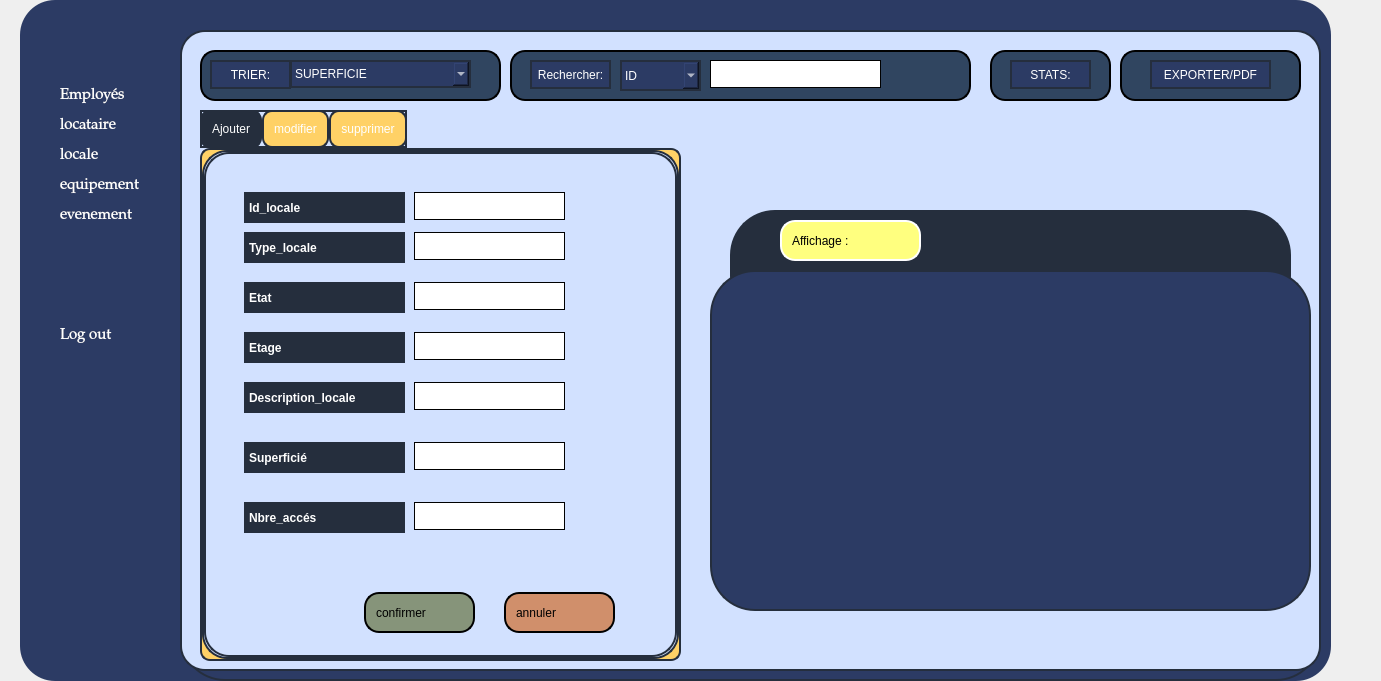
<?xml version="1.0" encoding="UTF-8"?>
<ui version="4.0">
 <class>Glocal</class>
 <widget class="QWidget" name="Glocal">
  <property name="geometry">
   <rect>
    <x>0</x>
    <y>0</y>
    <width>1381</width>
    <height>681</height>
   </rect>
  </property>
  <property name="windowTitle">
   <string>Glocal</string>
  </property>
  <widget class="QFrame" name="frame1">
   <property name="geometry">
    <rect>
     <x>20</x>
     <y>0</y>
     <width>1311</width>
     <height>681</height>
    </rect>
   </property>
   <property name="styleSheet">
    <string notr="true">background-color: rgb(44, 59, 100);
border-radius: 35px;</string>
   </property>
   <property name="frameShape">
    <enum>QFrame::Shape::StyledPanel</enum>
   </property>
   <property name="frameShadow">
    <enum>QFrame::Shadow::Raised</enum>
   </property>
   <widget class="QPushButton" name="pushButton_Emp">
    <property name="geometry">
     <rect>
      <x>40</x>
      <y>80</y>
      <width>81</width>
      <height>31</height>
     </rect>
    </property>
    <property name="styleSheet">
     <string notr="true">border: none;
background: transparent;
color: white;
font-size: 15px;
font-family: Palatino Linotype;
text-align: left;</string>
    </property>
    <property name="text">
     <string>Employés</string>
    </property>
   </widget>
   <widget class="QPushButton" name="pushButton_Frs">
    <property name="geometry">
     <rect>
      <x>40</x>
      <y>140</y>
      <width>91</width>
      <height>31</height>
     </rect>
    </property>
    <property name="styleSheet">
     <string notr="true">border: none;
background: transparent;
color: white;
font-size: 15px;
font-family: Palatino Linotype;
text-align: left;</string>
    </property>
    <property name="text">
     <string>locale</string>
    </property>
   </widget>
   <widget class="QPushButton" name="pushButton_Clt">
    <property name="geometry">
     <rect>
      <x>40</x>
      <y>110</y>
      <width>81</width>
      <height>31</height>
     </rect>
    </property>
    <property name="styleSheet">
     <string notr="true">border: none;
background: transparent;
color: white;
font-size: 15px;
font-family: Palatino Linotype;
text-align: left;</string>
    </property>
    <property name="text">
     <string>locataire</string>
    </property>
   </widget>
   <widget class="QPushButton" name="pushButton_Prod">
    <property name="geometry">
     <rect>
      <x>40</x>
      <y>170</y>
      <width>81</width>
      <height>31</height>
     </rect>
    </property>
    <property name="styleSheet">
     <string notr="true">border: none;
background: transparent;
color: white;
font-size: 15px;
font-family: Palatino Linotype;
text-align: left;</string>
    </property>
    <property name="text">
     <string>equipement</string>
    </property>
   </widget>
   <widget class="QPushButton" name="pushButton_Promo">
    <property name="geometry">
     <rect>
      <x>40</x>
      <y>200</y>
      <width>91</width>
      <height>31</height>
     </rect>
    </property>
    <property name="styleSheet">
     <string notr="true">border: none;
background: transparent;
color: white;
font-size: 15px;
font-family: Palatino Linotype;
text-align: left;</string>
    </property>
    <property name="text">
     <string>evenement</string>
    </property>
   </widget>
   <widget class="QPushButton" name="pushButton_Out">
    <property name="geometry">
     <rect>
      <x>40</x>
      <y>320</y>
      <width>61</width>
      <height>31</height>
     </rect>
    </property>
    <property name="styleSheet">
     <string notr="true">border: none;
background: transparent;
color: white;
font-size: 15px;
font-family: Palatino Linotype;
text-align: left;</string>
    </property>
    <property name="text">
     <string>Log out</string>
    </property>
   </widget>
   <widget class="QPushButton" name="pushButton_iconPromo">
    <property name="geometry">
     <rect>
      <x>20</x>
      <y>200</y>
      <width>21</width>
      <height>31</height>
     </rect>
    </property>
    <property name="styleSheet">
     <string notr="true">border: none;
background: transparent;
image: url(:/resources/icone1.png);
</string>
    </property>
    <property name="text">
     <string/>
    </property>
   </widget>
   <widget class="QPushButton" name="pushButton_iconCmd">
    <property name="geometry">
     <rect>
      <x>21</x>
      <y>231</y>
      <width>20</width>
      <height>21</height>
     </rect>
    </property>
    <property name="styleSheet">
     <string notr="true">border: none;
background: transparent;
image: url(:/resources/icone4.png);
</string>
    </property>
    <property name="text">
     <string/>
    </property>
   </widget>
   <widget class="QPushButton" name="pushButton_iconOut">
    <property name="geometry">
     <rect>
      <x>20</x>
      <y>320</y>
      <width>20</width>
      <height>31</height>
     </rect>
    </property>
    <property name="styleSheet">
     <string notr="true">border: none;
background: transparent;
image: url(:/resources/icone7.png);
</string>
    </property>
    <property name="text">
     <string/>
    </property>
   </widget>
   <widget class="QGroupBox" name="groupBox_2">
    <property name="geometry">
     <rect>
      <x>160</x>
      <y>30</y>
      <width>1141</width>
      <height>651</height>
     </rect>
    </property>
    <property name="styleSheet">
     <string notr="true"> border: 2px solid rgb(37, 46, 61); ;
 border-radius: 45px;
color :rgb(255, 255, 255);</string>
    </property>
    <property name="title">
     <string/>
    </property>
    <widget class="QLineEdit" name="lineEdit_7">
     <property name="geometry">
      <rect>
       <x>330</x>
       <y>20</y>
       <width>461</width>
       <height>51</height>
      </rect>
     </property>
     <property name="styleSheet">
      <string notr="true">border: 2px solid ;
    border-radius: 15px;
background-color: rgb(48, 69, 96);

text-align:left;</string>
     </property>
     <property name="text">
      <string/>
     </property>
    </widget>
    <widget class="QLineEdit" name="lineEdit_12">
     <property name="geometry">
      <rect>
       <x>20</x>
       <y>20</y>
       <width>301</width>
       <height>51</height>
      </rect>
     </property>
     <property name="styleSheet">
      <string notr="true">border: 2px solid ;
    border-radius: 15px;
background-color: rgb(48, 69, 96);

text-align:left;</string>
     </property>
     <property name="text">
      <string/>
     </property>
    </widget>
    <widget class="QWidget" name="widget_5" native="true">
     <property name="geometry">
      <rect>
       <x>550</x>
       <y>180</y>
       <width>561</width>
       <height>111</height>
      </rect>
     </property>
     <property name="styleSheet">
      <string notr="true">background-color: rgb(37, 46, 61);</string>
     </property>
     <widget class="QPushButton" name="pushButton_6">
      <property name="geometry">
       <rect>
        <x>50</x>
        <y>10</y>
        <width>141</width>
        <height>41</height>
       </rect>
      </property>
      <property name="styleSheet">
       <string notr="true">background-color:rgb(255, 255, 127);
font: 700 11pt &quot;Segoe UI&quot;;
 color: rgb(0, 0, 0);
    border: 2px solid white;
    border-radius: 15px;
    padding: 10px;
text-align:left;</string>
      </property>
      <property name="text">
       <string>Affichage :</string>
      </property>
     </widget>
    </widget>
    <widget class="QTableView" name="tableView">
     <property name="geometry">
      <rect>
       <x>530</x>
       <y>240</y>
       <width>601</width>
       <height>341</height>
      </rect>
     </property>
     <property name="styleSheet">
      <string notr="true">background-color: rgb(44, 59, 100);
</string>
     </property>
    </widget>
    <widget class="QLineEdit" name="linerech">
     <property name="geometry">
      <rect>
       <x>530</x>
       <y>30</y>
       <width>171</width>
       <height>28</height>
      </rect>
     </property>
     <property name="styleSheet">
      <string notr="true">background-color: rgb(255, 255, 255);
border:1px solid black;
</string>
     </property>
    </widget>
    <widget class="QComboBox" name="comboBox">
     <property name="geometry">
      <rect>
       <x>110</x>
       <y>30</y>
       <width>181</width>
       <height>28</height>
      </rect>
     </property>
     <item>
      <property name="text">
       <string>SUPERFICIE</string>
      </property>
     </item>
     <item>
      <property name="text">
       <string>ETAGE</string>
      </property>
     </item>
    </widget>
    <widget class="QPushButton" name="pushButton_13">
     <property name="geometry">
      <rect>
       <x>30</x>
       <y>30</y>
       <width>81</width>
       <height>29</height>
      </rect>
     </property>
     <property name="text">
      <string>TRIER:</string>
     </property>
    </widget>
    <widget class="QLineEdit" name="lineEdit_9">
     <property name="geometry">
      <rect>
       <x>810</x>
       <y>20</y>
       <width>121</width>
       <height>51</height>
      </rect>
     </property>
     <property name="styleSheet">
      <string notr="true">border: 2px solid ;
    border-radius: 15px;
background-color: rgb(48, 69, 96);

text-align:left;</string>
     </property>
     <property name="text">
      <string/>
     </property>
    </widget>
    <widget class="QLineEdit" name="lineEdit_11">
     <property name="geometry">
      <rect>
       <x>940</x>
       <y>20</y>
       <width>181</width>
       <height>51</height>
      </rect>
     </property>
     <property name="styleSheet">
      <string notr="true">border: 2px solid ;
    border-radius: 15px;
background-color: rgb(48, 69, 96);

text-align:left;</string>
     </property>
     <property name="text">
      <string/>
     </property>
    </widget>
    <widget class="QPushButton" name="pushButton_14">
     <property name="geometry">
      <rect>
       <x>830</x>
       <y>30</y>
       <width>81</width>
       <height>29</height>
      </rect>
     </property>
     <property name="text">
      <string>STATS:</string>
     </property>
    </widget>
    <widget class="QPushButton" name="pushButton_15">
     <property name="geometry">
      <rect>
       <x>970</x>
       <y>30</y>
       <width>121</width>
       <height>29</height>
      </rect>
     </property>
     <property name="text">
      <string>EXPORTER/PDF</string>
     </property>
    </widget>
    <widget class="QComboBox" name="comboBox_2">
     <property name="geometry">
      <rect>
       <x>440</x>
       <y>30</y>
       <width>81</width>
       <height>31</height>
      </rect>
     </property>
     <item>
      <property name="text">
       <string>ID</string>
      </property>
     </item>
     <item>
      <property name="text">
       <string>NOM</string>
      </property>
     </item>
    </widget>
    <widget class="QPushButton" name="pushButton_16">
     <property name="geometry">
      <rect>
       <x>350</x>
       <y>30</y>
       <width>81</width>
       <height>29</height>
      </rect>
     </property>
     <property name="text">
      <string>Rechercher:</string>
     </property>
    </widget>
    <widget class="QFrame" name="frame">
     <property name="geometry">
      <rect>
       <x>0</x>
       <y>0</y>
       <width>1141</width>
       <height>641</height>
      </rect>
     </property>
     <property name="styleSheet">
      <string notr="true">background-color: rgb(210, 225, 255);
border-radius: 25px;</string>
     </property>
     <property name="frameShape">
      <enum>QFrame::Shape::StyledPanel</enum>
     </property>
     <property name="frameShadow">
      <enum>QFrame::Shadow::Raised</enum>
     </property>
     <widget class="QTabWidget" name="tabWidget">
      <property name="geometry">
       <rect>
        <x>20</x>
        <y>80</y>
        <width>481</width>
        <height>551</height>
       </rect>
      </property>
      <property name="styleSheet">
       <string notr="true">QTabWidget::pane {
    border: 2px solid rgb(37, 46, 61);  /* Border around content */
    background-color: rgb(255, 209, 102);  /* Pane background color updated to Pantone Fade Citrus */
    border-radius: 10px;  /* Rounded corners */
}

QTabBar::tab {
    background-color: rgb(255, 209, 102);  /* Tab background color updated */
    border: 2px solid rgb(37, 46, 61);  /* Border around tabs */
    border-radius: 10px;  /* Rounded border */
    padding: 10px;  /* Padding around tab text */
}

QTabBar::tab:selected {
    color: rgb(255,255,255);  /* Text color for selected tab */
    background-color: rgb(37, 46, 61);  /* Background color for selected tab */
}

QTabBar::tab:hover {
    background-color: rgb(200, 190, 150);  /* Slightly darker variation of Fade Citrus on hover */
   color: rgb(0, 0, 0);  /* Text color on hover */
}

QPushButton {
    background-color: #00A36C;  /* Jade Green color for button */
    color: rgb(0, 0, 0);  /* White text on button */
    border: 2px solid #006C4D;  /* Darker green border */
    border-radius: 8px;  /* Rounded corners for button */
    padding: 10px 20px;  /* Padding around text */
}

QPushButton:hover {
    background-color: #009C5B;  /* Slightly darker jade green on hover */
    border-color: #004C3F;  /* Darker border on hover */
}
</string>
      </property>
      <property name="currentIndex">
       <number>0</number>
      </property>
      <widget class="QWidget" name="tab">
       <attribute name="title">
        <string>Ajouter</string>
       </attribute>
       <widget class="QLabel" name="label">
        <property name="geometry">
         <rect>
          <x>40</x>
          <y>40</y>
          <width>161</width>
          <height>31</height>
         </rect>
        </property>
        <property name="styleSheet">
         <string notr="true">font:bold;
background-color: rgb(37, 46, 61);</string>
        </property>
        <property name="text">
         <string>Id_locale</string>
        </property>
       </widget>
       <widget class="QLineEdit" name="line1">
        <property name="geometry">
         <rect>
          <x>210</x>
          <y>40</y>
          <width>151</width>
          <height>28</height>
         </rect>
        </property>
        <property name="styleSheet">
         <string notr="true">background-color: rgb(255, 255, 255);
border:1px solid black;
color: rgb(0, 0, 0);</string>
        </property>
        <property name="text">
         <string/>
        </property>
       </widget>
       <widget class="QLabel" name="label_5">
        <property name="geometry">
         <rect>
          <x>40</x>
          <y>80</y>
          <width>161</width>
          <height>31</height>
         </rect>
        </property>
        <property name="styleSheet">
         <string notr="true">font:bold;
background-color: rgb(37, 46, 61);</string>
        </property>
        <property name="text">
         <string>Type_locale</string>
        </property>
       </widget>
       <widget class="QLineEdit" name="line2">
        <property name="geometry">
         <rect>
          <x>210</x>
          <y>80</y>
          <width>151</width>
          <height>28</height>
         </rect>
        </property>
        <property name="styleSheet">
         <string notr="true">background-color: rgb(255, 255, 255);
border:1px solid black;
color: rgb(0, 0, 0);</string>
        </property>
       </widget>
       <widget class="QLineEdit" name="line3">
        <property name="geometry">
         <rect>
          <x>210</x>
          <y>130</y>
          <width>151</width>
          <height>28</height>
         </rect>
        </property>
        <property name="styleSheet">
         <string notr="true">border:1px solid black;
background-color: rgb(255, 255, 255);
color: rgb(0, 0, 0);
</string>
        </property>
       </widget>
       <widget class="QLineEdit" name="line4">
        <property name="geometry">
         <rect>
          <x>210</x>
          <y>180</y>
          <width>151</width>
          <height>28</height>
         </rect>
        </property>
        <property name="styleSheet">
         <string notr="true">border:1px solid black;
background-color: rgb(255, 255, 255);
color: rgb(0, 0, 0);
</string>
        </property>
       </widget>
       <widget class="QLineEdit" name="line5">
        <property name="geometry">
         <rect>
          <x>210</x>
          <y>230</y>
          <width>151</width>
          <height>28</height>
         </rect>
        </property>
        <property name="styleSheet">
         <string notr="true">border:1px solid black;
background-color: rgb(255, 255, 255);
color: rgb(0, 0, 0);</string>
        </property>
       </widget>
       <widget class="QLineEdit" name="line6">
        <property name="geometry">
         <rect>
          <x>210</x>
          <y>290</y>
          <width>151</width>
          <height>28</height>
         </rect>
        </property>
        <property name="styleSheet">
         <string notr="true">border:1px solid black;
background-color: rgb(255, 255, 255);
color: rgb(0, 0, 0);</string>
        </property>
       </widget>
       <widget class="QLineEdit" name="line7">
        <property name="geometry">
         <rect>
          <x>210</x>
          <y>350</y>
          <width>151</width>
          <height>28</height>
         </rect>
        </property>
        <property name="styleSheet">
         <string notr="true">border:1px solid black;
background-color: rgb(255, 255, 255);
color: rgb(0, 0, 0);
</string>
        </property>
       </widget>
       <widget class="QLabel" name="label_3">
        <property name="geometry">
         <rect>
          <x>40</x>
          <y>130</y>
          <width>161</width>
          <height>31</height>
         </rect>
        </property>
        <property name="styleSheet">
         <string notr="true">font:bold;
background-color: rgb(37, 46, 61);</string>
        </property>
        <property name="text">
         <string>Etat</string>
        </property>
       </widget>
       <widget class="QLabel" name="label_2">
        <property name="geometry">
         <rect>
          <x>40</x>
          <y>180</y>
          <width>161</width>
          <height>31</height>
         </rect>
        </property>
        <property name="styleSheet">
         <string notr="true">font:bold;
background-color: rgb(37, 46, 61);
</string>
        </property>
        <property name="text">
         <string>Etage</string>
        </property>
       </widget>
       <widget class="QLabel" name="label_6">
        <property name="geometry">
         <rect>
          <x>40</x>
          <y>230</y>
          <width>161</width>
          <height>31</height>
         </rect>
        </property>
        <property name="styleSheet">
         <string notr="true">font:bold;
background-color: rgb(37, 46, 61);</string>
        </property>
        <property name="text">
         <string>Description_locale</string>
        </property>
       </widget>
       <widget class="QLabel" name="label_7">
        <property name="geometry">
         <rect>
          <x>40</x>
          <y>290</y>
          <width>161</width>
          <height>31</height>
         </rect>
        </property>
        <property name="whatsThis">
         <string>&lt;html&gt;&lt;head/&gt;&lt;body&gt;&lt;p&gt;font: 900 9pt &amp;quot;Segoe UI Black&amp;quot;;&lt;/p&gt;&lt;/body&gt;&lt;/html&gt;</string>
        </property>
        <property name="styleSheet">
         <string notr="true">font:bold;
background-color: rgb(37, 46, 61);</string>
        </property>
        <property name="text">
         <string>Superficié</string>
        </property>
       </widget>
       <widget class="QLabel" name="label_14">
        <property name="geometry">
         <rect>
          <x>40</x>
          <y>350</y>
          <width>161</width>
          <height>31</height>
         </rect>
        </property>
        <property name="whatsThis">
         <string>&lt;html&gt;&lt;head/&gt;&lt;body&gt;&lt;p&gt;font: 900 9pt &amp;quot;Segoe UI Black&amp;quot;;&lt;/p&gt;&lt;/body&gt;&lt;/html&gt;</string>
        </property>
        <property name="styleSheet">
         <string notr="true">font:bold;
background-color: rgb(37, 46, 61);
</string>
        </property>
        <property name="text">
         <string>Nbre_accés</string>
        </property>
       </widget>
       <widget class="QPushButton" name="pushButton_7">
        <property name="geometry">
         <rect>
          <x>160</x>
          <y>440</y>
          <width>111</width>
          <height>41</height>
         </rect>
        </property>
        <property name="styleSheet">
         <string notr="true">background-color: rgb(134, 148, 122);
font: 700 11pt &quot;Segoe UI&quot;;
 color: rgb(0, 0, 0);
    border: 2px solid black;
    border-radius: 15px;
    padding: 10px;
text-align:left;</string>
        </property>
        <property name="text">
         <string>confirmer</string>
        </property>
       </widget>
       <widget class="QPushButton" name="pushButton_8">
        <property name="geometry">
         <rect>
          <x>300</x>
          <y>440</y>
          <width>111</width>
          <height>41</height>
         </rect>
        </property>
        <property name="styleSheet">
         <string notr="true">background-color: rgb(208, 143, 107);
font: 700 11pt &quot;Segoe UI&quot;;
 color: rgb(0, 0, 0);
    border: 2px solid black;
    border-radius: 15px;
    padding: 10px;
text-align:left;</string>
        </property>
        <property name="text">
         <string>annuler</string>
        </property>
       </widget>
      </widget>
      <widget class="QWidget" name="tab_2">
       <attribute name="title">
        <string>modifier</string>
       </attribute>
       <widget class="QLineEdit" name="linem1">
        <property name="geometry">
         <rect>
          <x>220</x>
          <y>40</y>
          <width>151</width>
          <height>28</height>
         </rect>
        </property>
        <property name="styleSheet">
         <string notr="true">background-color: rgb(255, 255, 255);
border:1px solid black;
color: rgb(0, 0, 0);</string>
        </property>
       </widget>
       <widget class="QLineEdit" name="linem4">
        <property name="geometry">
         <rect>
          <x>220</x>
          <y>190</y>
          <width>151</width>
          <height>28</height>
         </rect>
        </property>
        <property name="styleSheet">
         <string notr="true">background-color: rgb(255, 255, 255);
border:1px solid black;
color: rgb(0, 0, 0);
</string>
        </property>
       </widget>
       <widget class="QLineEdit" name="linem2">
        <property name="geometry">
         <rect>
          <x>220</x>
          <y>90</y>
          <width>151</width>
          <height>28</height>
         </rect>
        </property>
        <property name="styleSheet">
         <string notr="true">background-color: rgb(255, 255, 255);
border:1px solid black;
color: rgb(0, 0, 0);
</string>
        </property>
       </widget>
       <widget class="QLineEdit" name="linem3">
        <property name="geometry">
         <rect>
          <x>220</x>
          <y>140</y>
          <width>151</width>
          <height>28</height>
         </rect>
        </property>
        <property name="styleSheet">
         <string notr="true">background-color: rgb(255, 255, 255);
border:1px solid black;
color: rgb(0, 0, 0);
</string>
        </property>
       </widget>
       <widget class="QLineEdit" name="linem5">
        <property name="geometry">
         <rect>
          <x>220</x>
          <y>240</y>
          <width>151</width>
          <height>28</height>
         </rect>
        </property>
        <property name="styleSheet">
         <string notr="true">background-color: rgb(255, 255, 255);
border:1px solid black;
color: rgb(0, 0, 0);
</string>
        </property>
       </widget>
       <widget class="QLineEdit" name="linem7">
        <property name="geometry">
         <rect>
          <x>220</x>
          <y>340</y>
          <width>151</width>
          <height>28</height>
         </rect>
        </property>
        <property name="styleSheet">
         <string notr="true">background-color: rgb(255, 255, 255);
border:1px solid black;
color: rgb(0, 0, 0);
</string>
        </property>
       </widget>
       <widget class="QLineEdit" name="linem6">
        <property name="geometry">
         <rect>
          <x>220</x>
          <y>290</y>
          <width>151</width>
          <height>28</height>
         </rect>
        </property>
        <property name="styleSheet">
         <string notr="true">background-color: rgb(255, 255, 255);
border:1px solid black;
color: rgb(0, 0, 0);
</string>
        </property>
       </widget>
       <widget class="QLabel" name="label_11">
        <property name="geometry">
         <rect>
          <x>30</x>
          <y>40</y>
          <width>161</width>
          <height>31</height>
         </rect>
        </property>
        <property name="styleSheet">
         <string notr="true">font:bold;
background-color: rgb(37, 46, 61);</string>
        </property>
        <property name="text">
         <string>Id_locale</string>
        </property>
       </widget>
       <widget class="QLabel" name="label_15">
        <property name="geometry">
         <rect>
          <x>30</x>
          <y>90</y>
          <width>161</width>
          <height>31</height>
         </rect>
        </property>
        <property name="styleSheet">
         <string notr="true">font:bold;
background-color: rgb(37, 46, 61);</string>
        </property>
        <property name="text">
         <string>Tyoe_locale</string>
        </property>
       </widget>
       <widget class="QLabel" name="label_16">
        <property name="geometry">
         <rect>
          <x>30</x>
          <y>140</y>
          <width>161</width>
          <height>31</height>
         </rect>
        </property>
        <property name="styleSheet">
         <string notr="true">font:bold;
background-color: rgb(37, 46, 61);</string>
        </property>
        <property name="text">
         <string>Etat</string>
        </property>
       </widget>
       <widget class="QLabel" name="label_17">
        <property name="geometry">
         <rect>
          <x>30</x>
          <y>190</y>
          <width>161</width>
          <height>31</height>
         </rect>
        </property>
        <property name="styleSheet">
         <string notr="true">font:bold;
background-color: rgb(37, 46, 61);</string>
        </property>
        <property name="text">
         <string>Etage</string>
        </property>
       </widget>
       <widget class="QLabel" name="label_26">
        <property name="geometry">
         <rect>
          <x>30</x>
          <y>240</y>
          <width>161</width>
          <height>31</height>
         </rect>
        </property>
        <property name="styleSheet">
         <string notr="true">font:bold;
background-color: rgb(37, 46, 61);</string>
        </property>
        <property name="text">
         <string>Description_locale</string>
        </property>
       </widget>
       <widget class="QLabel" name="label_27">
        <property name="geometry">
         <rect>
          <x>30</x>
          <y>290</y>
          <width>161</width>
          <height>31</height>
         </rect>
        </property>
        <property name="whatsThis">
         <string>&lt;html&gt;&lt;head/&gt;&lt;body&gt;&lt;p&gt;font: 900 9pt &amp;quot;Segoe UI Black&amp;quot;;&lt;/p&gt;&lt;/body&gt;&lt;/html&gt;</string>
        </property>
        <property name="styleSheet">
         <string notr="true">font:bold;
background-color: rgb(37, 46, 61);</string>
        </property>
        <property name="text">
         <string>Superficié</string>
        </property>
       </widget>
       <widget class="QLabel" name="label_28">
        <property name="geometry">
         <rect>
          <x>30</x>
          <y>340</y>
          <width>161</width>
          <height>31</height>
         </rect>
        </property>
        <property name="whatsThis">
         <string>&lt;html&gt;&lt;head/&gt;&lt;body&gt;&lt;p&gt;font: 900 9pt &amp;quot;Segoe UI Black&amp;quot;;&lt;/p&gt;&lt;/body&gt;&lt;/html&gt;</string>
        </property>
        <property name="styleSheet">
         <string notr="true">font:bold;
background-color: rgb(37, 46, 61);</string>
        </property>
        <property name="text">
         <string>Nbre_accés</string>
        </property>
       </widget>
       <widget class="QPushButton" name="pushButton_9">
        <property name="geometry">
         <rect>
          <x>90</x>
          <y>440</y>
          <width>111</width>
          <height>41</height>
         </rect>
        </property>
        <property name="styleSheet">
         <string notr="true">background-color: rgb(134, 148, 122);
font: 700 11pt &quot;Segoe UI&quot;;
 color: rgb(0, 0, 0);
    border: 2px solid black;
    border-radius: 15px;
    padding: 10px;
text-align:left;</string>
        </property>
        <property name="text">
         <string>modifier</string>
        </property>
       </widget>
       <widget class="QPushButton" name="pushButton_10">
        <property name="geometry">
         <rect>
          <x>250</x>
          <y>440</y>
          <width>111</width>
          <height>41</height>
         </rect>
        </property>
        <property name="styleSheet">
         <string notr="true">background-color: rgb(208, 143, 107);
font: 700 11pt &quot;Segoe UI&quot;;
 color: rgb(0, 0, 0);
    border: 2px solid black;
    border-radius: 15px;
    padding: 10px;
text-align:left;</string>
        </property>
        <property name="text">
         <string>annuler</string>
        </property>
       </widget>
      </widget>
      <widget class="QWidget" name="tab_3">
       <attribute name="title">
        <string>supprimer</string>
       </attribute>
       <widget class="QLineEdit" name="line_supp">
        <property name="geometry">
         <rect>
          <x>30</x>
          <y>110</y>
          <width>321</width>
          <height>51</height>
         </rect>
        </property>
        <property name="styleSheet">
         <string notr="true">background-color: rgb(255, 255, 255);
border:2px solid black;
color: rgb(0, 0, 0);

</string>
        </property>
       </widget>
       <widget class="QPushButton" name="pushButton_11">
        <property name="geometry">
         <rect>
          <x>300</x>
          <y>210</y>
          <width>121</width>
          <height>51</height>
         </rect>
        </property>
        <property name="styleSheet">
         <string notr="true">background-color: rgb(208, 143, 107);
font: 700 11pt &quot;Segoe UI&quot;;
 color: rgb(0, 0, 0);
    border: 2px solid black;
    border-radius: 15px;
    padding: 10px;
text-align:left;</string>
        </property>
        <property name="text">
         <string>supprimer</string>
        </property>
       </widget>
      </widget>
     </widget>
    </widget>
    <zorder>frame</zorder>
    <zorder>lineEdit_11</zorder>
    <zorder>lineEdit_9</zorder>
    <zorder>widget_5</zorder>
    <zorder>lineEdit_7</zorder>
    <zorder>lineEdit_12</zorder>
    <zorder>linerech</zorder>
    <zorder>comboBox</zorder>
    <zorder>pushButton_13</zorder>
    <zorder>pushButton_14</zorder>
    <zorder>pushButton_15</zorder>
    <zorder>comboBox_2</zorder>
    <zorder>pushButton_16</zorder>
    <zorder>tableView</zorder>
   </widget>
   <widget class="QLabel" name="label_4">
    <property name="geometry">
     <rect>
      <x>20</x>
      <y>510</y>
      <width>121</width>
      <height>101</height>
     </rect>
    </property>
    <property name="styleSheet">
     <string notr="true">image: url(:/logo/logo.png);</string>
    </property>
    <property name="text">
     <string/>
    </property>
   </widget>
  </widget>
 </widget>
 <resources/>
 <connections/>
</ui>
